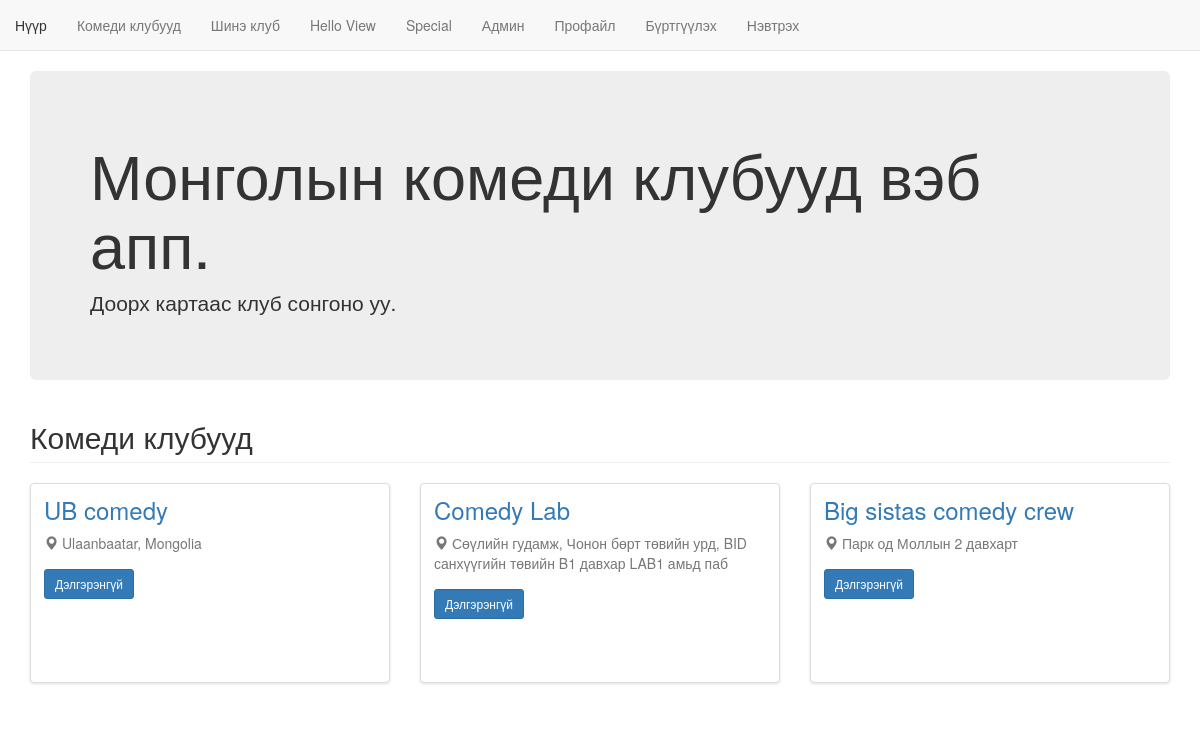
The page / on the database its author committed.
### basic_app/models.py (models this page shows, shortened)
class Club(models.Model):
    name = models.CharField(max_length=256)
    location = models.CharField(max_length=256)

### basic_app/views.py (the view)
# urls.py: path('', views.IndexView.as_view(), name='index'),
class IndexView(TemplateView):
    template_name = 'basic_app/index.html'
    def get_context_data(self, **kwargs):
        context = super().get_context_data(**kwargs)
        context['clubList'] = models.Club.objects.all()
        return context

### basic_app/templates/basic_app/index.html
{% extends "basic_app/basic_app_base.html" %}
{% block body_block %}
<div class="jumbotron">
    <h1>Монголын комеди клубууд вэб апп.</h1>
    <p class="lead">Доорх картаас клуб сонгоно уу.</p>
</div>
<h2 class="page-header">Комеди клубууд</h2>
<div class="row">
    {% for club in clubList %}
        <div class="col-sm-6 col-md-4" style="margin-bottom: 20px;">
            <div class="thumbnail" style="margin-bottom: 0; box-shadow: 0 1px 3px rgba(0,0,0,.12); min-height: 200px;">
                <div class="caption">
                    <h3 style="margin-top: 0;">
                        <a href="{% url 'basic_app:detail' pk=club.pk %}">{{ club.name }}</a>
                    </h3>
                    <p class="text-muted" style="margin-bottom: 16px;">
                        <span class="glyphicon glyphicon-map-marker" aria-hidden="true"></span>
                        {{ club.location }}
                    </p>
                    <p style="margin-bottom: 0;">
                        <a class="btn btn-primary btn-sm" href="{% url 'basic_app:detail' pk=club.pk %}">Дэлгэрэнгүй</a>
                    </p>
                </div>
            </div>
        </div>
    {% empty %}
        <div class="col-xs-12">
            <p class="lead text-muted">Одоогоор клуб бүртгэгдээгүй байна.</p>
            <p><a class="btn btn-success" href="{% url 'basic_app:create' %}">Эхний клуб нэмэх</a></p>
        </div>
    {% endfor %}
</div>
{% endblock %}

### rows shown on the page
Club: name "UB comedy", location "Ulaanbaatar, Mongolia"
Club: name "Comedy Lab", location "Сөүлийн гудамж, Чонон бөрт төвийн урд, BID санхүүгийн төвийн B1 давхар LAB1 амьд паб"
Club: name "Big sistas comedy crew", location "Парк од Моллын 2 давхарт"
